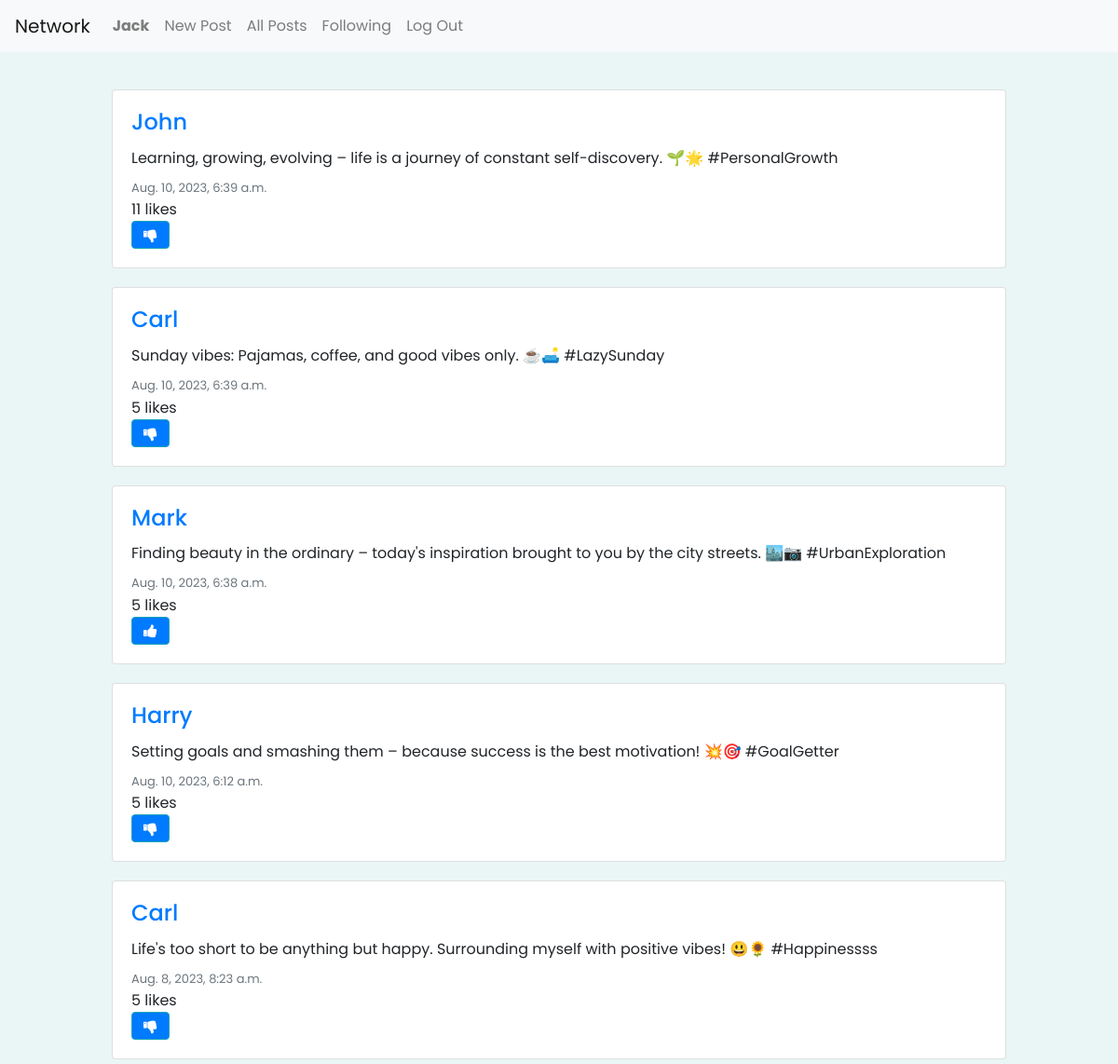
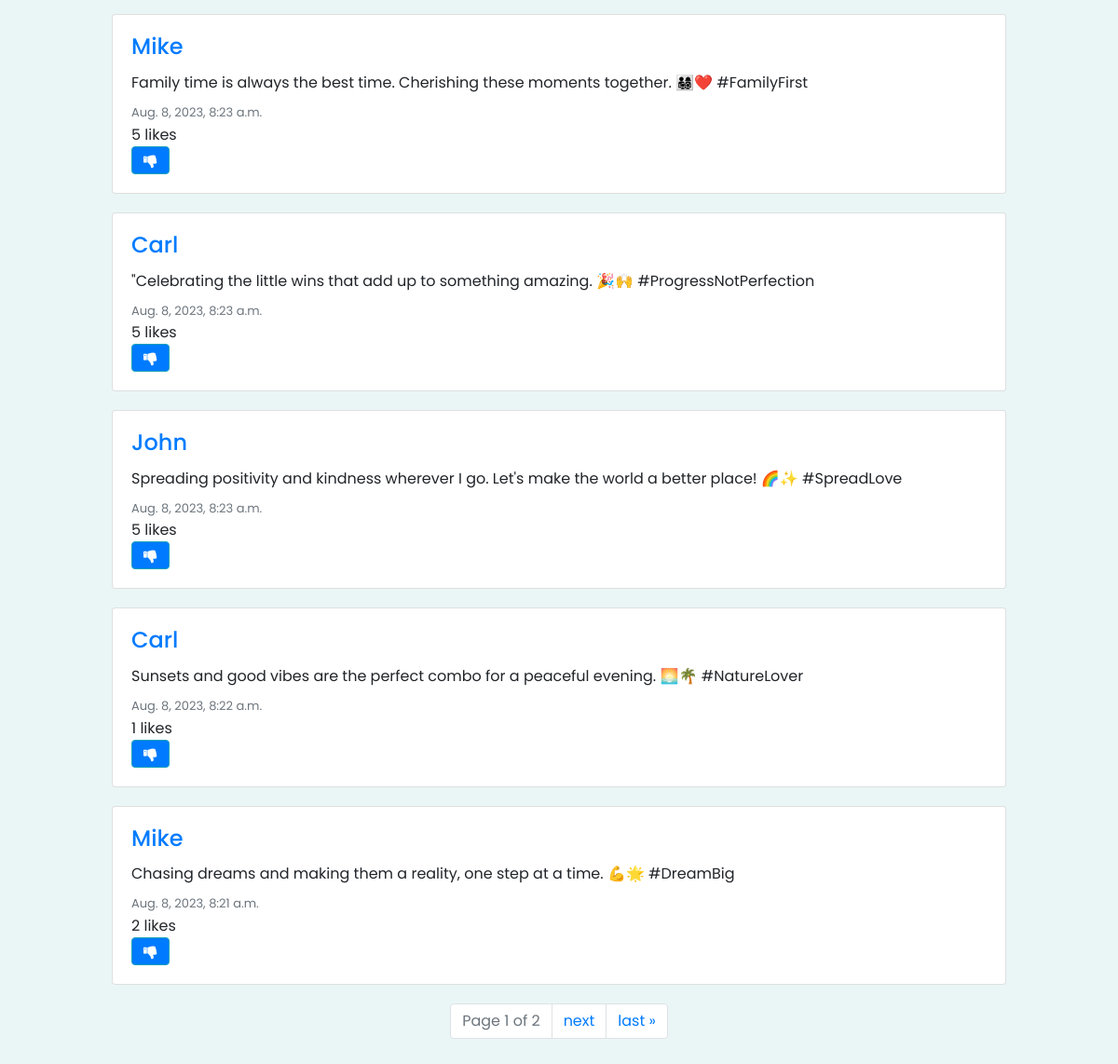
Page /following/1 (signed in) on the committed database (2 pictures, top to bottom).
### network/models.py (models this page shows, shortened)
class User(AbstractUser):
    pass

class Post(models.Model):
    author = models.ForeignKey(User, on_delete=models.CASCADE,related_name="user")
    content = models.CharField(max_length=1000)
    timestamp = models.DateTimeField(auto_now_add=True)

### network/views.py (the view)
# urls.py: path("following/<int:id>", views.view_following, name="following"),
@login_required
def view_following(request, id):
    current_user = request.user
    user_profile = Profile.objects.get(user=current_user)
    following_profiles = user_profile.follows.all()
    following_users = [profile.user for profile in following_profiles]
    following_posts = Post.objects.filter(author__in=following_users).annotate(like_count=Count('post_like')).order_by('-timestamp')
    paginator = Paginator(following_posts, 10)
    page_number = request.GET.get('page')
    page_obj = paginator.get_page(page_number)
    all_likes = Like.objects.all()
    liked_posts = []
    try:
        for like in all_likes:
            if like.user.id == request.user.id:
                liked_posts.append(like.post.id)
    except:
        liked_posts = []
    return render(request, 'network/following.html', {
        'following': following_profiles,
        'page_obj': page_obj,
        'liked_posts': liked_posts,
    })

### network/templates/network/following.html (shortened to what this page needs)
{% extends "network/layout.html" %}
{% block body %}
{% for post in page_obj %}
    <div style="margin: 20px 100px 20px 100px;" class="card w-10">
        <div class="card-body">
          <a href="{% url 'view_profile' post.author_id %}"><h4 class="card-title">{{ post.author }}</h4></a>
          <p class="card-text">{{ post.content }}</p>
          <p style="font-size: 13px;" class="card-subtitle mb-2 text-muted">{{ post.timestamp }}</p>
          <p id="like-count-{{ post.id }}" class="card-subtitle">{{ post.like_count }} likes</p>
          {% if post.id in liked_posts %}
            <button style="background-color: #007bff;" class="btn btn-info fa fa-thumbs-down" onclick="likeHandler('{{ post.id }}', {{ liked_posts }}, {{ like_count }})" id="{{ post.id }}" ></button>
        {% else %}
            <button style="background-color: #007bff;" class="btn btn-info fa fa-thumbs-up" id="{{ post.id }}" onclick="likeHandler('{{ post.id }}', {{ liked_posts }}, {{ like_count }})"></button>
        {% endif %}
        </div>
    </div>
{% endfor %}
<div class="pagination justify-content-center">
    <ul class="pagination">
        <li class="page-item disabled">
            <span class="page-link">Page {{ page_obj.number }} of {{ page_obj.paginator.num_pages }}</span>
        </li>
        {% if page_obj.has_next %}
            <li class="page-item"><a class="page-link" href="?page={{ page_obj.next_page_number }}">next</a></li>
            <li class="page-item"><a class="page-link" href="?page={{ page_obj.paginator.num_pages }}">last &raquo;</a></li>
        {% endif %}
    </ul>
</div>
{% endblock %}

### network/templates/network/layout.html (shortened to what this page needs)
{% load static %}
<!DOCTYPE html>
<html lang="en">
    <head>
        <link rel="stylesheet" href="https://stackpath.bootstrapcdn.com/bootstrap/4.4.1/css/bootstrap.min.css">
        <link href="{% static 'network/styles.css' %}" rel="stylesheet">
        <link rel="stylesheet" href="https://cdnjs.cloudflare.com/ajax/libs/font-awesome/4.7.0/css/font-awesome.min.css">
    </head>
    <body>
        <nav class="navbar navbar-expand-lg navbar-light bg-light">
            <a class="navbar-brand" href="#">Network</a>
            <div>
              <ul class="navbar-nav mr-auto">
                {% if user.is_authenticated %}
                    <li class="nav-item">
                        <a class="nav-link" href="{% url 'view_profile' user.id %}"><strong>{{ user.username }}</strong></a>
                    </li>
                    <li class="nav-item">
                        <a class="nav-link" href="{% url 'create' %}">New Post</a>
                    </li>
                {% endif %}
                <li class="nav-item">
                  <a class="nav-link" href="{% url 'index' %}">All Posts</a>
                </li>
                {% if user.is_authenticated %}
                    <li class="nav-item">
                        <a class="nav-link" href="{% url 'following' user.id %}">Following</a>
                    </li>
                    <li class="nav-item">
                        <a class="nav-link" href="{% url 'logout' %}">Log Out</a>
                    </li>
                {% endif %}
              </ul>
            </div>
          </nav>
        <div class="body">
            {% block body %}
            {% endblock %}
        </div>
    </body>
</html>

### network/templates/network/layout.html (style rules this page uses)
body { font-family: 'Poppins', sans-serif; background-color: #eaf6f6; }
.body { padding: 20px; }

### rows in the picture
User: username "Jack"
Post: author "John", content "Learning, growing, evolving – life is a journey of constant self-discovery. 🌱🌟 #PersonalGrowth", timestamp "Aug. 10, 2023, 6:39 a.m.", like_count "11"
Post: author "Carl", content "Sunday vibes: Pajamas, coffee, and good vibes only. ☕🛋️ #LazySunday", timestamp "Aug. 10, 2023, 6:39 a.m.", like_count "5"
Post: author "Mark", content "Finding beauty in the ordinary – today's inspiration brought to you by the city streets. 🏙️📷 #UrbanExploration", timestamp "Aug. 10, 2023, 6:38 a.m.", like_count "5"
Post: author "Harry", content "Setting goals and smashing them – because success is the best motivation! 💥🎯 #GoalGetter", timestamp "Aug. 10, 2023, 6:12 a.m.", like_count "5"
Post: author "Carl", content "Life's too short to be anything but happy. Surrounding myself with positive vibes! 😃🌻 #Happinessss", timestamp "Aug. 8, 2023, 8:23 a.m.", like_count "5"
Post: author "Mike", content "Family time is always the best time. Cherishing these moments together. 👨‍👩‍👧‍👦❤️ #FamilyFirst", timestamp "Aug. 8, 2023, 8:23 a.m.", like_count "5"
Post: author "Carl", content "\"Celebrating the little wins that add up to something amazing. 🎉🙌 #ProgressNotPerfection", timestamp "Aug. 8, 2023, 8:23 a.m.", like_count "5"
Post: author "John", content "Spreading positivity and kindness wherever I go. Let's make the world a better place! 🌈✨ #SpreadLove", timestamp "Aug. 8, 2023, 8:23 a.m.", like_count "5"
Post: author "Carl", content "Sunsets and good vibes are the perfect combo for a peaceful evening. 🌅🌴 #NatureLover", timestamp "Aug. 8, 2023, 8:22 a.m.", like_count "1"
Post: author "Mike", content "Chasing dreams and making them a reality, one step at a time. 💪🌟 #DreamBig", timestamp "Aug. 8, 2023, 8:21 a.m.", like_count "2"

### other values in the picture
{{ page_obj.number }} "1"
{{ page_obj.paginator.num_pages }} "2"
